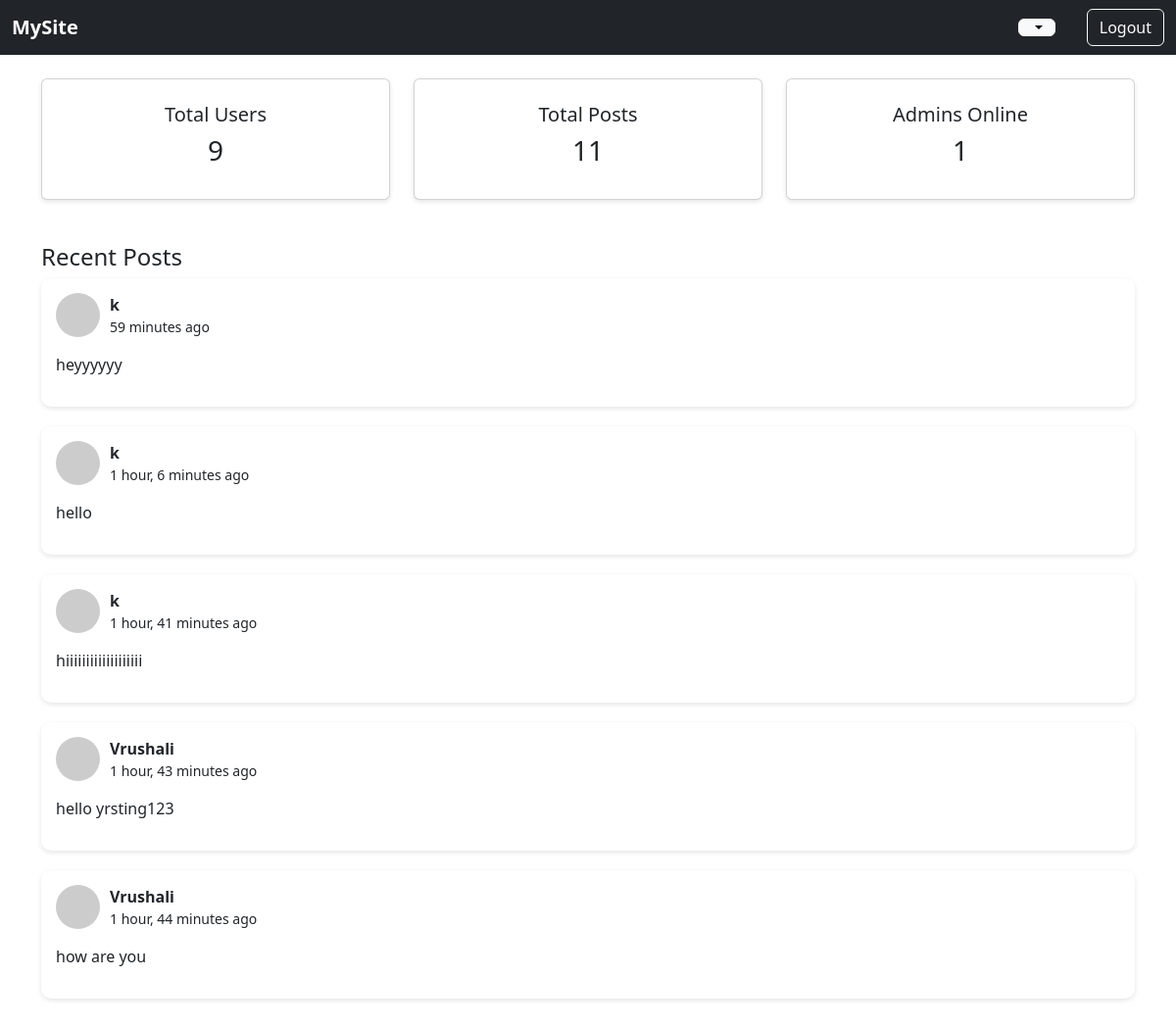
/dashboard, run on the app's committed database.
### fakeapp/models.py (models this page shows)
class PostModel(models.Model):
    user = models.ForeignKey(UserModel, on_delete=models.CASCADE)
    content = models.TextField(blank=True, null=True)
    image = models.ImageField(upload_to='images/', blank=True, null=True)
    created_at = models.DateTimeField(default=timezone.now)

class UserModel(models.Model):
    FirstName=models.CharField(max_length=100,null=False)
    LastName=models.CharField(max_length=100,null=False)
    EmailId=models.CharField(max_length=100,null=False,primary_key=True)
    PhoneNo=models.CharField(max_length=100,null=False,unique=True)
    Password=models.CharField(max_length=100,null=False)

### fakeapp/views.py (the view)
# urls.py: path('dashboard',views.dashboard,name='dashboard'),
def dashboard(request):
    context = {
        'total_users': UserModel.objects.count(),
        'total_posts': PostModel.objects.count(),
        'online_admins': AdminModel.objects.count(),
        'recent_posts': PostModel.objects.order_by('-created_at')[:5],
    }
    return render(request, 'admin.html', context)

### template/admin.html (shortened to what this page needs)
{% load static %}
<head>
<link rel="stylesheet" href="{% static 'css/style.css' %}">
    <link rel="stylesheet" href="https://cdn.jsdelivr.net/npm/bootstrap@5.3.0/dist/css/bootstrap.min.css">
</head>
{% include 'navbar.html' %}
<div class="container py-4">
  <div id="dashboard-content">
    {% include 'admin_dashboard_partial.html' %}
  </div>
</div>

### template/admin_dashboard_partial.html (shortened to what this page needs)
{% load static %}
<head>
<link rel="stylesheet" href="{% static 'css/style.css' %}">
    <link rel="stylesheet" href="https://cdn.jsdelivr.net/npm/bootstrap@5.3.0/dist/css/bootstrap.min.css">
</head>
<div class="row g-4 mb-4">
  <div class="col-md-4">
    <div class="card text-center p-4">
      <h5>Total Users</h5>
      <h3>{{ total_users }}</h3>
    </div>
  </div>
  <div class="col-md-4">
    <div class="card text-center p-4">
      <h5>Total Posts</h5>
      <h3>{{ total_posts }}</h3>
    </div>
  </div>
  <div class="col-md-4">
    <div class="card text-center p-4">
      <h5>Admins Online</h5>
      <h3>{{ online_admins }}</h3>
    </div>
  </div>
</div>
<h4>Recent Posts</h4>
<div id="admin-post-feed">
  {% for post in recent_posts %}
  <div class="feed-card">
    <div class="post-header">
      <img src="https://i.pravatar.cc/45?u={{ post.user.EmailId }}" alt="User">
      <div>
        <strong>{{ post.user.FirstName }}</strong><br>
        <small>{{ post.created_at|timesince }} ago</small>
      </div>
    </div>
    <div class="mt-3">
      <p>{{ post.content }}</p>
    </div>
  </div>
  {% empty %}
  <p>No posts available.</p>
  {% endfor %}
</div>

### fakeapp/static/css/style.css (style rules this page uses)
.card, .feed-card { background: #fff; border-radius: 10px; padding: 15px; margin-bottom: 20px; box-shadow: 0 2px 5px rgba(0,0,0,0.1); border: none; }
.post-header { display: flex; align-items: center; gap: 10px; }
.post-header img { border-radius: 50%; width: 45px; height: 45px; }

### data on the page
PostModel: user.FirstName "k", created_at "59 minutes", content "heyyyyyy"
PostModel: user.FirstName "k", created_at "1 hour, 6 minutes", content "hello"
PostModel: user.FirstName "k", created_at "1 hour, 41 minutes", content "hiiiiiiiiiiiiiiiiiii"
PostModel: user.FirstName "Vrushali", created_at "1 hour, 43 minutes", content "hello yrsting123"
PostModel: user.FirstName "Vrushali", created_at "1 hour, 44 minutes", content "how are you"

### other printed values
{{ total_users }} "9"
{{ total_posts }} "11"
{{ online_admins }} "1"
